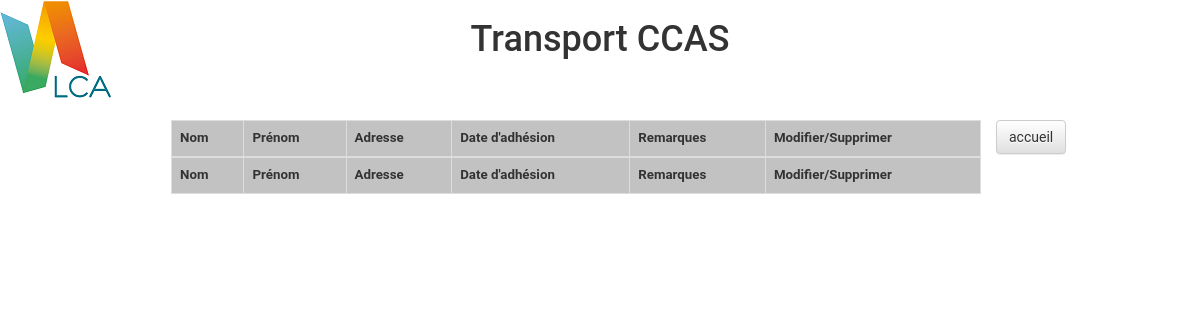
The app's page /pages/ListeAdherents.php, older data.
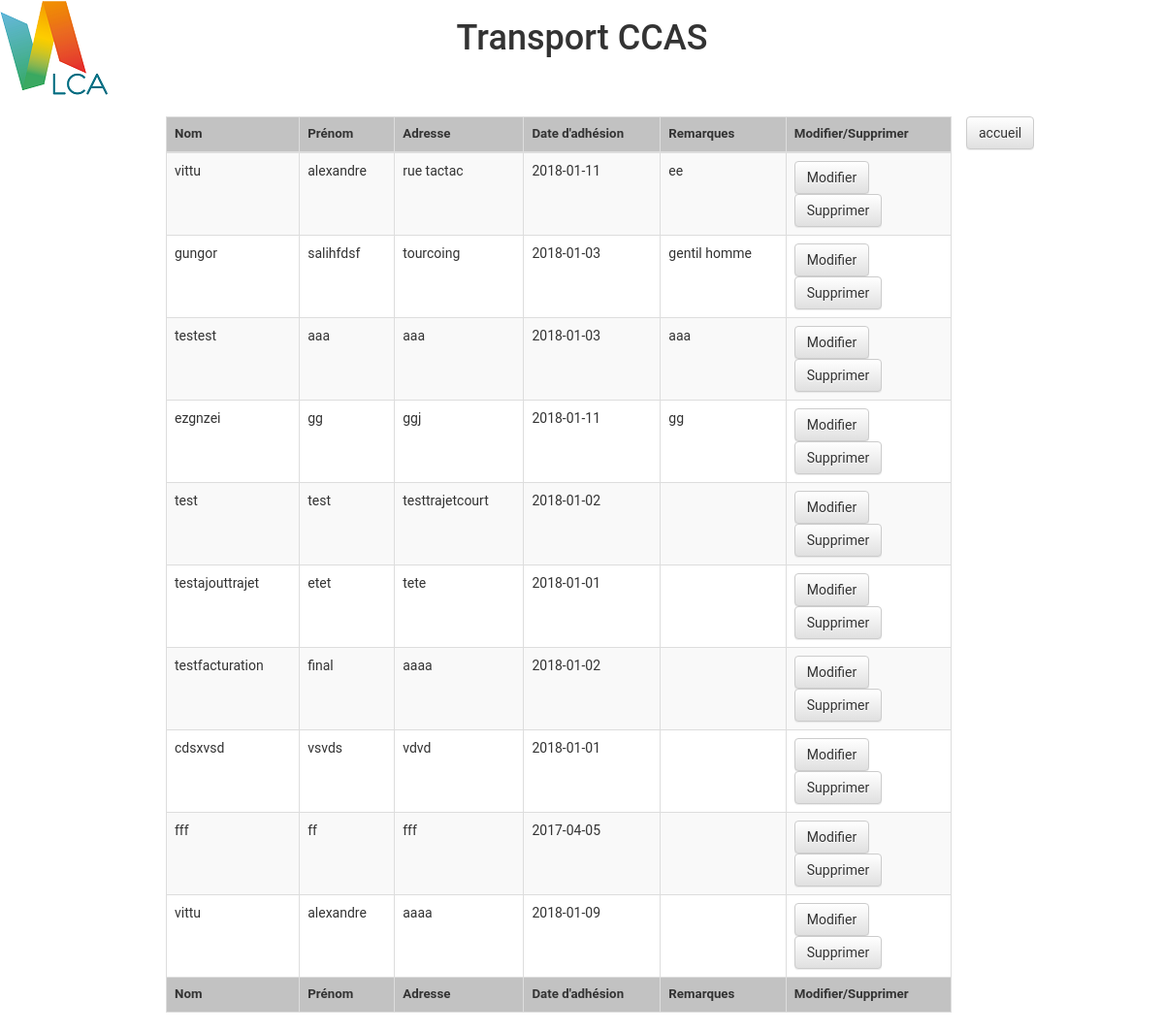
The same page, newer data.
### tables this page shows
CREATE TABLE IF NOT EXISTS `adherents` (
  `id` int(100) NOT NULL AUTO_INCREMENT,
  `nom` varchar(50) NOT NULL,
  `prenom` varchar(50) NOT NULL,
  `adresse` varchar(100) NOT NULL,
  `dateAdhesion` date NOT NULL,
  `remarque` varchar(100) DEFAULT NULL,
  PRIMARY KEY (`id`)
);

### fonctions/fonctions.php (called while the page is built, shortened)
<?php
function connexion(){
    $dsn='mysql:dbname=transport_ccas;host=localhost';
    $username='root';
    $passwd='';
    try{
        $dbh=new PDO($dsn,$username,$passwd);
    } catch (Exception $e) {
        echo 'Connexion échouée : '.$e->getMessage();
    }
    return $dbh;
}
function ListerAdherent(){
  $dbh = connexion();
  try {
  $pdoStatement = $dbh->prepare("select * from adherents");
  $pdoStatement->execute();
  $result = $pdoStatement->fetchAll();
  return $result;
  } catch (Exception $e) {
    throw new Exception("erreur lors de la recuperation des adhérents " . $ex);
  }
}
?>

### pages/ListeAdherents.php (the view, shortened to what this page needs)
<!doctype html>
<html>
<head>
  <link href="bootstrap/css/bootstrap.min.css" rel="stylesheet" media="screen">
  <link href="bootstrap/css/bootstrap-theme.min.css" rel="stylesheet" media="screen">
  <link href="assets/datatables.min.css" rel="stylesheet" type="text/css">
</head>
<?php
include_once "header.php";
include_once "../fonctions/fonctions.php";
$lesAdherents = ListerAdherent();
?>
<body>
  <div class="content-loader" style="width: 70%;margin:5% 13%;">
    <div class="col-sm-12">
      <table cellpadding="0" cellspacing="0" border="0" class="table table-striped table-hover table-responsive no-footer table-bordered" id="example">
        <thead>
          <tr>
            <th>Nom</th>
            <th>Prénom</th>
            <th>Adresse</th>
            <th>Date d'adhésion</th>
            <th>Remarques</th>
            <th>Modifier/Supprimer</th>
          </tr>
        </thead>
        <tfoot>
          <tr>
            <th>Nom</th>
            <th>Prénom</th>
            <th>Adresse</th>
            <th>Date d'adhésion</th>
            <th>Remarques</th>
            <th>Modifier/Supprimer</th>
          </tr>
        </tfoot>
        <tbody>
          <div>
            <?php
            foreach($lesAdherents as $unAdherent){
              $dnow = $unAdherent['dateAdhesion'];
              $dafter = date("Y-m-d");
              $date1=date_create($dnow);
              $date2=date_create($dafter);
              $diff=date_diff($date1,$date2);
              $difference = (int)$diff->format('%R%a');
              $id=$unAdherent['id'];
              if ($difference > 365) {
                echo '<tr id="couleur">';
                echo '<td>'.$unAdherent['nom'].'</td>';
                echo '<td>'.$unAdherent['prenom'].'</td>';
                echo '<td>'.$unAdherent['adresse'].'</td>';
                echo '<td>'.$unAdherent['dateAdhesion'].'</td>';
                echo '<td>'.$unAdherent['remarque'].'</td>';
                echo '<td><form action="ModifAdherent.php" id="modifadherent" method="POST"><input type="hidden" name="id" value='.$id.'><input class="btn btn-default" id="btn-view" type="submit" value="Modifier"/></form><form action="validerSupp.php" method="POST"><input type="hidden" name="id" value='.$id.'><button class="btn btn-default" type="submit" id="btn-view" onclick="verifAdh()">Supprimer</button></form></td>';
                echo '</tr>';
              }else if ($difference < 305) {
                echo '<tr>';
                echo '<td>'.$unAdherent['nom'].'</td>';
                echo '<td>'.$unAdherent['prenom'].'</td>';
                echo '<td>'.$unAdherent['adresse'].'</td>';
                echo '<td>'.$unAdherent['dateAdhesion'].'</td>';
                echo '<td>'.$unAdherent['remarque'].'</td>';
                echo '<td>'.'<form action="ModifAdherent.php" id="modifadherent" method="POST"><input type="hidden" name="id" value='.$id.'><input class="btn btn-default" id="btn-view" type="submit" value="Modifier"/></form><form action="validerSupp.php" method="POST" ><input type="hidden" name="id" value='.$id.'><button class="btn btn-default" type="submit" id="btn-view" onclick="verifAdh()">Supprimer</button></form></td>';
                echo '</tr>';
              }
            }
            ?>
          </div>
        </tbody>
      </table>
    </div>
  </div>
  <form action="accueil.php" id="annulerfacturation">
      <input class="btn btn-default" type="submit" value="accueil">
  </form>
</body>
</html>

### pages/header.php
<header>
  <link rel="stylesheet" href="style.css">
  <link href="bootstrap/css/bootstrap.min.css" rel="stylesheet" media="screen">
  <link href="bootstrap/css/bootstrap-theme.min.css" rel="stylesheet" media="screen">
  <h1>Transport CCAS</h1>
  <div id="logoTrnsport"><img src="../img/logo-LCA.png" alt="Logo application" id="logo"/></div>
</header>

### pages/style.css (style rules this page uses)
h1 { text-align: center; margin:0; }
#logo { position: absolute; top:1px; display:block; }
* { font-family:'Roboto',Arial; }
th { background-color: #C2C2C2; font-size: 0.95em; }
#annulerfacturation { margin-left: 40%; }

Row changes from the older to the newer data that the page shows:
added adherents: nom "vittu", prenom "alexandre", adresse "rue tactac", dateAdhesion "2018-01-11", remarque "ee"
added adherents: nom "gungor", prenom "salihfdsf", adresse "tourcoing", dateAdhesion "2018-01-03", remarque "gentil homme"
added adherents: nom "testest", prenom "aaa", adresse "aaa", dateAdhesion "2018-01-03", remarque "aaa"
added adherents: nom "ezgnzei", prenom "gg", adresse "ggj", dateAdhesion "2018-01-11", remarque "gg"
added adherents: nom "test", prenom "test", adresse "testtrajetcourt", dateAdhesion "2018-01-02"
added adherents: nom "testajouttrajet", prenom "etet", adresse "tete", dateAdhesion "2018-01-01"
added adherents: nom "testfacturation", prenom "final", adresse "aaaa", dateAdhesion "2018-01-02"
added adherents: nom "cdsxvsd", prenom "vsvds", adresse "vdvd", dateAdhesion "2018-01-01"
added adherents: nom "fff", prenom "ff", adresse "fff", dateAdhesion "2017-04-05"
added adherents: nom "vittu", prenom "alexandre", adresse "aaaa", dateAdhesion "2018-01-09"
